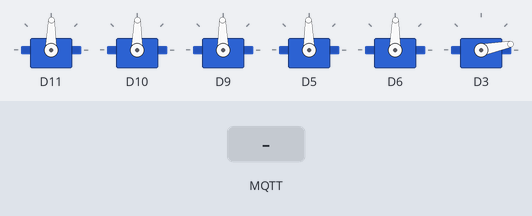
The sketch below on a simulated Arduino MKR. Parts: 6 × servo. Inputs (shaded band) come from the test bench. WiFi joins after 1.5 s; servers stay silent unless stated; no MQTT or app messages arrive unless stated; what the sketch prints to the serial monitor is not drawn.

Above: at 10.0 s.
10.1 s: MQTT message "0" arrives on the first subscribed topic
At 11.3 s:
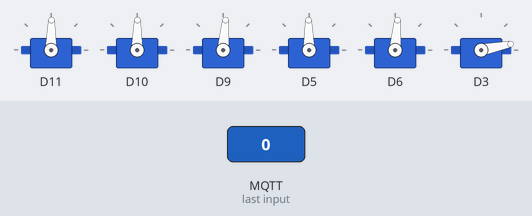
11.7 s: MQTT message "5" arrives on the first subscribed topic
At 13.1 s:
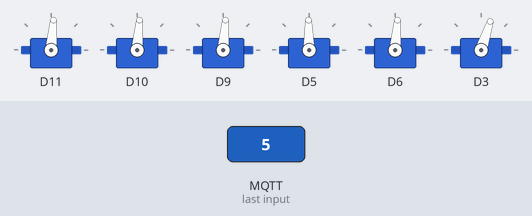
13.8 s: MQTT message "1" arrives on the first subscribed topic
At 14.25 s:
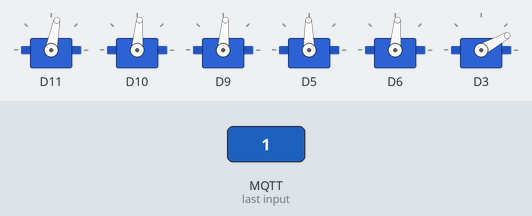
15.9 s: MQTT message "0" arrives on the first subscribed topic
At 16.9 s:
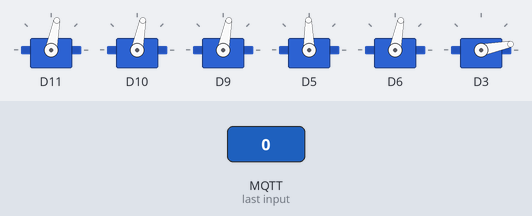
17.5 s: MQTT message "5" arrives on the first subscribed topic
At 18.7 s:
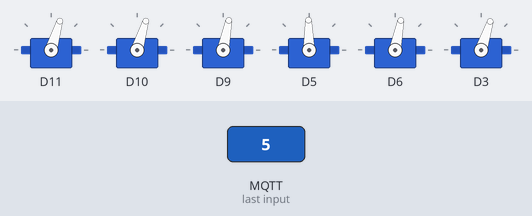
Timing chart, 0 to 20.5 s (numbered marks = the images above; inputs shaded):
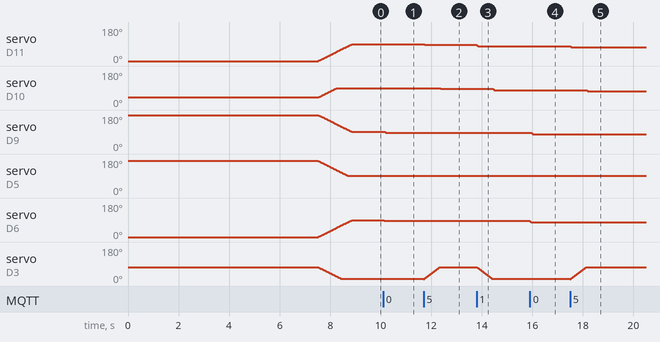

The sketch:

Braccio.ino
```cpp
#include <SPI.h>
#include <WiFiNINA.h>
#include <PubSubClient.h>
#include <Servo.h>
#include <Braccio.h>
#define TRESHOLD 30
Servo base;
Servo shoulder;
Servo elbow;
Servo wrist_ver;
Servo wrist_rot;
Servo gripper;
int m1 = 90;int m2 = 90; int m3 = 90; int m4 = 90;
int m5 = 90;
int m6 = 0;

float positions[6]={m1,m2,m3,m4,m5,m6};
// Inserisci le informazioni della tua rete
char ssid[] = "WiFi-LabIoT";  // il tuo network SSID (nome)
char pass[] = "s1jzsjkw5b";   // la tua password di rete

// Indirizzo IP e porta del server MQTT
const char* mqtt_server = "192.168.1.21";

WiFiClient espClient;
PubSubClient client(espClient);


const int commandDelay = 500; // Ritardo tra i comandi in millisecondi
unsigned long lastCommandTime = 0;
bool joystickInMotion = false;
int lastJoystickX = 512; // Posizione neutra del joystick X
int lastJoystickY = 512; // Posizione neutra del joystick Y

void setup() {
  // Inizializza la comunicazione seriale
  Serial.begin(9600);

  // Connetti alla rete WiFi
  setup_wifi();

  // Imposta il server MQTT
  client.setServer(mqtt_server, 1883);
  client.setCallback(callback);

  // Inizializza Braccio
  Braccio.begin();
  Braccio.ServoMovement(15, m1, m2, m3, m4, m5, m6);
}

void loop() {
  if (!client.connected()) {
    reconnect();
  }
  client.loop();
}

void setup_wifi() {
  delay(10);
  // Connetti alla rete WiFi
  Serial.println();
  Serial.print("Connecting to ");
  Serial.println(ssid);

  WiFi.begin(ssid, pass);

  while (WiFi.status() != WL_CONNECTED) {
    delay(500);
    Serial.print(".");
  }

  Serial.println("");
  Serial.println("WiFi connected");
  Serial.println("IP address: ");
  Serial.println(WiFi.localIP());
}

void callback(char* topic, byte* payload, unsigned int length) {
  // Converti il payload in una stringa
  String data;
  for (int i = 0; i < length; i++) {
    data += (char)payload[i];
  }

  // Separa i valori del joystick e dei pulsanti
  int separatorIndex1 = data.indexOf(',');
  int separatorIndex2 = data.indexOf(',', separatorIndex1 + 1);
  int separatorIndex3 = data.indexOf(',', separatorIndex2 + 1);
  int separatorIndex4 = data.indexOf(',', separatorIndex3 + 1);
  int separatorIndex5 = data.indexOf(',', separatorIndex4 + 1);
  String strJoystickValueX = data.substring(0, separatorIndex1);
  String strJoystickValueY = data.substring(separatorIndex1 + 1, separatorIndex2);
  String strButtonStateA = data.substring(separatorIndex2 + 1, separatorIndex3);
  String strButtonStateB = data.substring(separatorIndex3 + 1, separatorIndex4);
  String strButtonStateC = data.substring(separatorIndex4 + 1, separatorIndex5);

  // Converte le stringhe in interi
  int joystickValueX = strJoystickValueX.toInt();
  int joystickValueY = strJoystickValueY.toInt();
  int buttonStateA = strButtonStateA.toInt();
  int buttonStateB = strButtonStateB.toInt();
  int buttonStateC = strButtonStateC.toInt();

 /* int deltaX = map(joystickValueX, 0, 707, - (707 / 2), (707 / 2));
  if(deltaX >= -10 && deltaX <= 10) {
    deltaX = 0;
  }
  Serial.println(deltaX);*/


  if (buttonStateC == 0) {

moveServo(4,joystickValueX);
      //m5 = map(joystickValueX, 0, 1023, 0, 180);
    } else {
moveServo(0,joystickValueX);
     // m1 = map(joystickValueX, 0, 1023, 0, 180);
    }

    if (buttonStateB == 0) {
      moveServo(2,joystickValueY);
     // m3 = map(joystickValueY, 0, 1023, 0, 180);
    } else {
      moveServo(1,joystickValueY);
      //m2 = map(joystickValueY, 0, 1023, 0, 180);
    }

    // Muove destra/sinistra
    if (buttonStateA == 0) {
      m6 = 73;
    } else {
      m6 = 10;
    }

    // Aggiorna i servomotori solo dopo aver processato il comando
    /*Braccio.ServoMovement(15, m1, m2, m3, m4, m5, m6);
    delay(30);*/
}

void reconnect() {
  // Loop fino a quando non siamo connessi
  while (!client.connected()) {
    Serial.println(WiFi.localIP());
    Serial.print("Server non connesso...");
    // Prova a connetterti
    if (client.connect("ClientBraccio")) {
      Serial.println("connected");
      // Una volta connesso, sottoscrivi al topic
      client.subscribe("joystickCommands",0);
    } else {
      Serial.print("failed, rc=");
      Serial.print(client.state());
      Serial.println(" try again in 5 seconds");
      // Aspetta 5 secondi prima di riprovare
      delay(5000);
    }
  }
}
void moveServo(int index,int value)
{
  if(abs(value-510)>TRESHOLD)
  {
     float delta=(float)(value-512)/100;


          positions[index]+=delta;
     positions[index]=constrain(positions[index],0,180);
      }
      int t=0;
      t=positions[index];
      positions[index]=map(positions[index],0,179,0,180);
 Braccio.ServoMovement(1, positions[0], positions[1], positions[2], positions[3], positions[4], m6);
 positions[index]=t;


}
```

Measured:
- after the input at 10.1 s, servo on D9: 91° → 85° after 0.08 s; servo on D6: 89° → 85° at once
- after the input at 11.7 s, servo on D11: 89° → 85° at once; servo on D10: 89° → 85° after 0.67 s
- after the input at 13.8 s, servo on D11: 85° → 79° at once; servo on D10: 85° → 79° after 0.65 s
- after the input at 15.9 s, servo on D9: 85° → 79° after 0.08 s; servo on D6: 85° → 79° at once
- after the input at 17.5 s, servo on D11: 79° → 73° at once; servo on D10: 79° → 73° after 0.65 s
